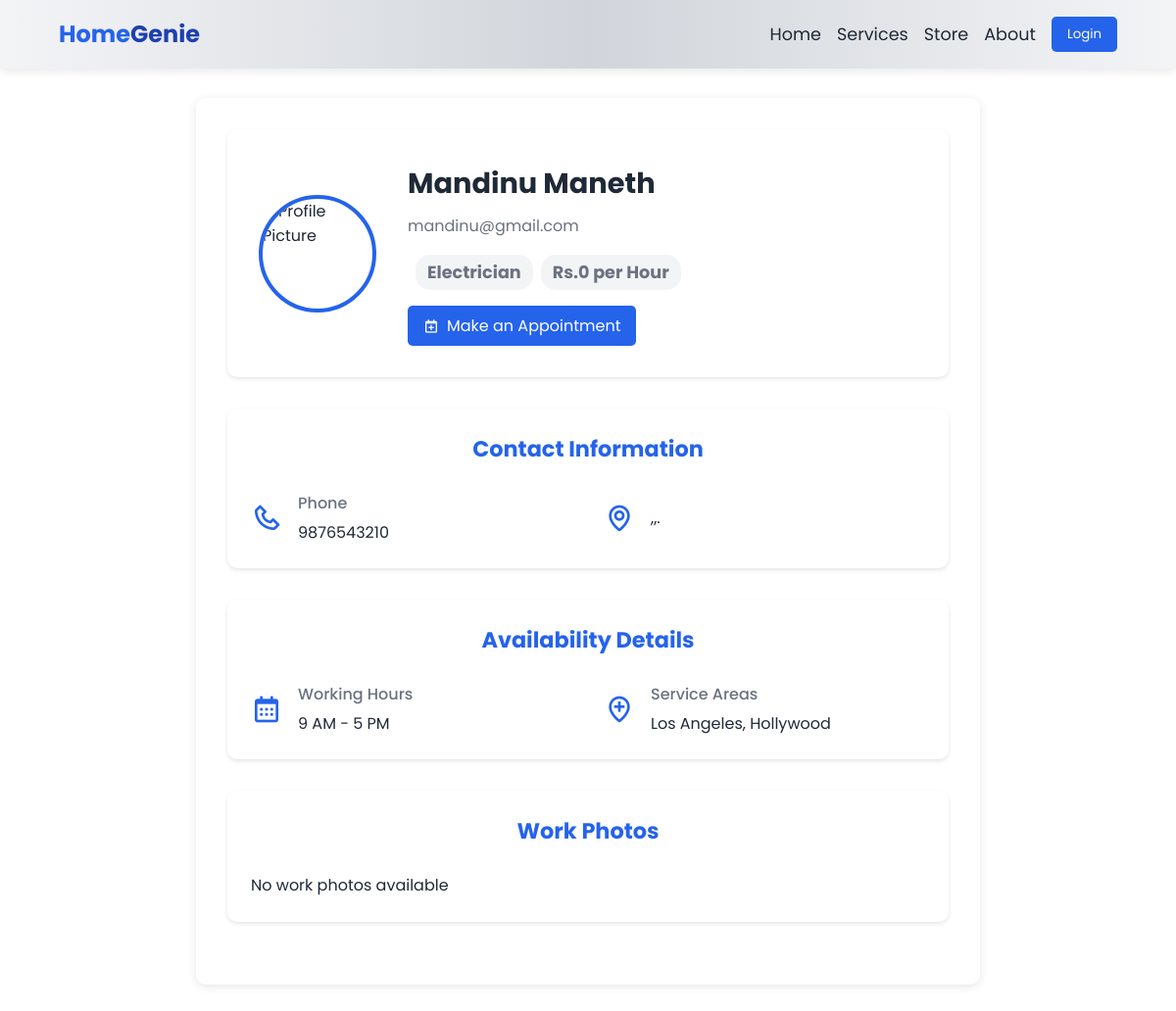
The app's page /HomeController/SPProfile/2 with its own data.
### tables this page shows
CREATE TABLE `users` (
  `user_id` int(11) NOT NULL,
  `first_name` varchar(100) NOT NULL,
  `last_name` varchar(100) NOT NULL,
  `contact_number` varchar(15) NOT NULL,
  `email` varchar(100) NOT NULL,
  `street` varchar(255) DEFAULT NULL,
  `district` varchar(100) DEFAULT NULL,
  `province` varchar(100) DEFAULT NULL,
  `profile_image` longblob DEFAULT NULL,
  `password` varchar(255) NOT NULL,
  `role` enum('customer','service_provider','supplier','admin') NOT NULL,
  `agree_terms` tinyint(1) NOT NULL DEFAULT 0,
  `created_at` timestamp NOT NULL DEFAULT current_timestamp()
);

CREATE TABLE `service_providers` (
  `provider_id` int(11) NOT NULL,
  `expertise` varchar(50) DEFAULT NULL,
  `hourly_rate` int(11) NOT NULL,
  `description` text DEFAULT NULL,
  `work_photos` longblob DEFAULT NULL,
  `working_hours` varchar(100) DEFAULT NULL,
  `service_areas` varchar(255) DEFAULT NULL,
  `id_number` varchar(50) DEFAULT NULL,
  `id_front` longblob DEFAULT NULL,
  `id_back` longblob DEFAULT NULL,
  `bank_details` varchar(255) NOT NULL,
  `verified` int(11) NOT NULL DEFAULT 0
);

### app/controllers/HomeController.php (called while the page is built, shortened)
<?php
Class HomeController extends Controller {
    private $CustomerModel;
    public function __construct(){
        $this->CustomerModel = $this->model('CustomerModel');
    }
    public function SPProfile($id = null){
        $serviceProvider = $this->CustomerModel->getServiceProviderById($id);
        $data = [
            'serviceProvider' => $serviceProvider,
        ];
        $this->view('LandingPage/sp_profile', $data);
    }
}
?>

### app/libraries/Core.php (called while the page is built, shortened)
<?php
class Core {
    protected $currentMethod = 'index';
    public function __construct() {
        $url = $this->getURL();
        if (isset($url[0]) && file_exists('../app/controllers/' . ucwords($url[0]) . '.php')) {
            unset($url[0]);
        }
        $this->currentController = new $this->currentController;
        if (isset($url[1]) && method_exists($this->currentController, $url[1])) {
            $this->currentMethod = $url[1];
            unset($url[1]);
        }
        $this->params = $url ? array_values($url) : [];
        call_user_func_array([$this->currentController, $this->currentMethod], $this->params);
    }
    public function getURL() {
        if (isset($_GET['url'])) {
            $url = rtrim($_GET['url'], '/');
            $url = filter_var($url, FILTER_SANITIZE_URL);
            return explode('/', $url);
        }
        return [];
    }
}

### public/index.php (called while the page is built, shortened)
<?php
   $init = new Core();
?>

### app/libraries/Database.php (called while the page is built, shortened)
<?php
class Database{
    private $host = DB_HOST;
    private $user = DB_USER;
    private $password = DB_PASSWORD;
    private $dbname = DB_NAME;
    private $dbh;
    private $statement;
    public function __construct(){
        $dsn = 'mysql:host='.$this->host.';dbname='.$this->dbname;
        $options = array(
            PDO::ATTR_PERSISTENT => true,
            PDO::ATTR_ERRMODE => PDO::ERRMODE_EXCEPTION
        );
        try {
            $this->dbh = new PDO($dsn, $this->user, $this->password, $options);
        } catch (PDOException $e) {
            $this->error = $e->getMessage();
            echo $this->error;
        }
    }
    public function query($sql){
        $this->statement = $this->dbh->prepare($sql);
    }
    public function bind($param, $value, $type = null){
        if (is_null($type)) {
            switch (true) {
                default:
                    $type = PDO::PARAM_STR;
            }
        }
        $this->statement->bindValue($param, $value, $type);
    }
    public function execute(){
        return $this->statement->execute();
    }
    public function single(){
        $this->execute();
        return $this->statement->fetch(PDO::FETCH_OBJ);
    }
}

### app/models/CustomerModel.php (called while the page is built, shortened)
<?php
class CustomerModel {
    private $db;
    public function __construct() {
        $this->db = new Database();
    }
    public function getServiceProviderById($id) {
        $sql = "SELECT u.*,
                sp.*
                FROM users u
                LEFT JOIN service_providers sp ON u.user_id = sp.provider_id
                WHERE u.user_id = :id AND u.role = 'service_provider'";
        $this->db->query($sql);
        $this->db->bind(':id', $id);
        return $this->db->single();
    }
}
?>

### app/views/LandingPage/sp_profile.php (the view, shortened to what this page needs)
<?php
$provider = $data['serviceProvider'];
$providerName = $provider->first_name . ' ' . $provider->last_name;
?>
<!DOCTYPE html>
<html lang="en">
<head>
    <link rel="stylesheet" href="<?php echo URLROOT; ?>/public/css/navigationbar.css">
    <link href='https://unpkg.com/boxicons@2.1.4/css/boxicons.min.css' rel='stylesheet'>
    <link rel="stylesheet" href="<?php echo URLROOT; ?>/public/css/style-services.css">
</head>
<body>
    <?php require_once APPROOT . '/views/LandingPage/navBar.php'; ?>
    <section class="container">
        <div class="profile-header">
            <div class="profile-avatar">
                <img id="avatarImage" alt="Profile Picture">
            </div>
            <div class="profile-info">
            <h1 id="profileName"><?php echo htmlspecialchars($providerName); ?> </h1>
                <p id="profileEmail"><?php echo htmlspecialchars($provider->email); ?></p>
                <h1>
                    <span class="service-type"><?php echo htmlspecialchars($provider->expertise); ?></span>
                    <span class="service-type">Rs.<?php echo htmlspecialchars($provider->hourly_rate); ?> per Hour</span>
                </h1>
                <div class="edit-profile-btn" id="makeAppointmentBtn">
                    <i class='bx bx-calendar-plus'></i> Make an Appointment
                </div>
            </div>
        </div>
        <div class="profile-content">
            <section class="profile-section">
                <h2>Contact Information</h2>
                <div class="info-grid">
                    <div class="info-item">
                        <i class='bx bx-phone'></i>
                        <div>
                            <label>Phone</label>
                            <p id="spPhone"><?php echo htmlspecialchars($provider->contact_number); ?></p>
                        </div>
                    </div>
                    <div class="info-item">
                        <i class='bx bx-map'></i>
                        <div style="display: flex">
                            <p id="spStreet"> , </p><p id="spDistrict"> , </p><p id="spProvince"> .</p>
                        </div>
                    </div>
                </div>
            </section>
            <section class="profile-section">
                <h2>Availability Details</h2>
                <div class="info-grid">
                    <div class="info-item">
                        <i class='bx bx-calendar'></i>
                        <div>
                            <label>Working Hours</label>
                            <p id="spPhone"><?php echo htmlspecialchars($provider->working_hours); ?></p>
                        </div>
                    </div>
                    <div class="info-item">
                        <i class='bx bx-location-plus'></i>
                        <div>
                            <label>Service Areas</label>
                            <p id="spAddress"><?php echo htmlspecialchars($provider->service_areas); ?></p>
                        </div>
                    </div>
                </div>
            </section>
            <section class="profile-section">
                <h2>Work Photos</h2>
                <div class="info-grid">
                    <div class="info-item">
                        <?php if (!empty($provider->work_photos)): ?>
                            <?php $work_photos = explode(",", $provider->work_photos); ?>
                            <?php foreach ($work_photos as $photo): ?>
                                <div class="image-tile">
                                    <img src="<?php echo URLROOT; ?>/public/img/SVPpic/<?php echo htmlspecialchars(trim($photo)); ?>" alt="Work Photo">
                                </div>
                            <?php endforeach; ?>
                        <?php else: ?>
                            <p>No work photos available</p>
                        <?php endif; ?>
                    </div>
                </div>
            </section>
        </div>
    </section>
</body>
</html>

### public/css/navigationbar.css (style rules this page uses)
:root { --primary-color: #2563eb; --secondary-color: #1e40af; --accent-color: #3b82f6; --text-color: #1f2937; --light-bg: #f3f4f6; --white: #ffffff; --gray-100: #f3f4f6; --gray-200: #e5e7eb; --gray-300: #d1d5db; --gray-400: #9ca3af; --gray-500: #6b7280; --success-color: #10b981; --warning-color: #f59e0b; --error-color: #ef4444; --transition: all 0.3s ease; --footer-bg: #1a1f2b; --footer-text: #e5e7eb; }
* { margin: 0; padding: 0; box-sizing: border-box; font-family: 'Poppins', sans-serif; }
body { line-height: 1.6; color: var(--text-color); }

### public/css/style-services.css (style rules this page uses)
:root { --primary-color: #2563eb; --secondary-color: #1e40af; --accent-color: #3b82f6; --text-color: #1f2937; --light-bg: #f3f4f6; --white: #ffffff; --gray-100: #f3f4f6; --gray-200: #e5e7eb; --gray-300: #d1d5db; --gray-400: #9ca3af; --gray-500: #6b7280; --sidebar-width: 280px; --header-height: 60px; --transition: all 0.3s ease; }
.service-type { display: inline-block; padding: 0.25rem 0.75rem; background: var(--gray-100); border-radius: 15px; font-size: 0.875rem; color: var(--gray-500); margin-bottom: 0.5rem; }

### app/views/LandingPage/sp_profile.php (style rules this page uses)
.container { max-width: 800px; margin: 2rem auto; margin-top: 100px; padding: 1rem; background: white; box-shadow: 0 2px 10px rgba(0, 0, 0, 0.1); border-radius: 10px; }
.profile-header { background: white; border-radius: 10px; padding: 2rem; display: flex; align-items: center; gap: 2rem; margin-bottom: 2rem; box-shadow: 0 2px 4px rgba(0, 0, 0, 0.1); }
.profile-avatar { width: 120px; height: 120px; border-radius: 50%; overflow: hidden; border: 4px solid #2563eb; }
.profile-avatar img { width: 100%; height: 100%; object-fit: cover; }
.profile-info h1 { margin: 0 0 0.5rem; font-size: 1.8rem; }
.profile-info p { color: #6b7280; margin: 0 0 1rem; }
.edit-profile-btn { display: inline-flex; align-items: center; gap: 0.5rem; padding: 0.5rem 1rem; background: #2563eb; color: white; text-decoration: none; border-radius: 5px; transition: all 0.3s ease; }
.profile-section { background: white; border-radius: 10px; padding: 1.5rem; margin-bottom: 2rem; box-shadow: 0 2px 4px rgba(0, 0, 0, 0.1); }
.profile-section h2 { margin: 0 0 1.5rem; font-size: 1.4rem; }
.info-grid { display: flex; align-items: center; gap: 1rem; }
.info-item { display: flex; min-width: 50%; max-width: 50%; align-items: center; gap: 1rem; }
.info-item i { color: #2563eb; font-size: 2rem; }
.info-item label { color: #6b7280; margin-bottom: 0.25rem; }
.service-type { display: inline-block; padding: 0.25rem 0.75rem; background: var(--gray-100); border-radius: 15px; font-size: 1.1rem; color: var(--gray-500); margin-bottom: 0.5rem; margin-left: 0.5rem; }
h1 { display: flex; align-items: center; }
.container { max-width: 800px; margin: 2rem auto; margin-top: 100px; padding: 2rem; background: white; box-shadow: 0 2px 10px rgba(0, 0, 0, 0.1); border-radius: 10px; }
h2 { color: #2563eb; margin-bottom: 1.5rem; text-align: center; }
label { display: block; margin-bottom: 0.5rem; font-weight: 500; color: #4b5563; }

### records on screen
users: providerName "Mandinu Maneth", email "mandinu@gmail.com", service_providers.expertise "Electrician", service_providers.hourly_rate "0", contact_number "9876543210", service_providers.working_hours "9 AM - 5 PM", service_providers.service_areas "Los Angeles, Hollywood"
